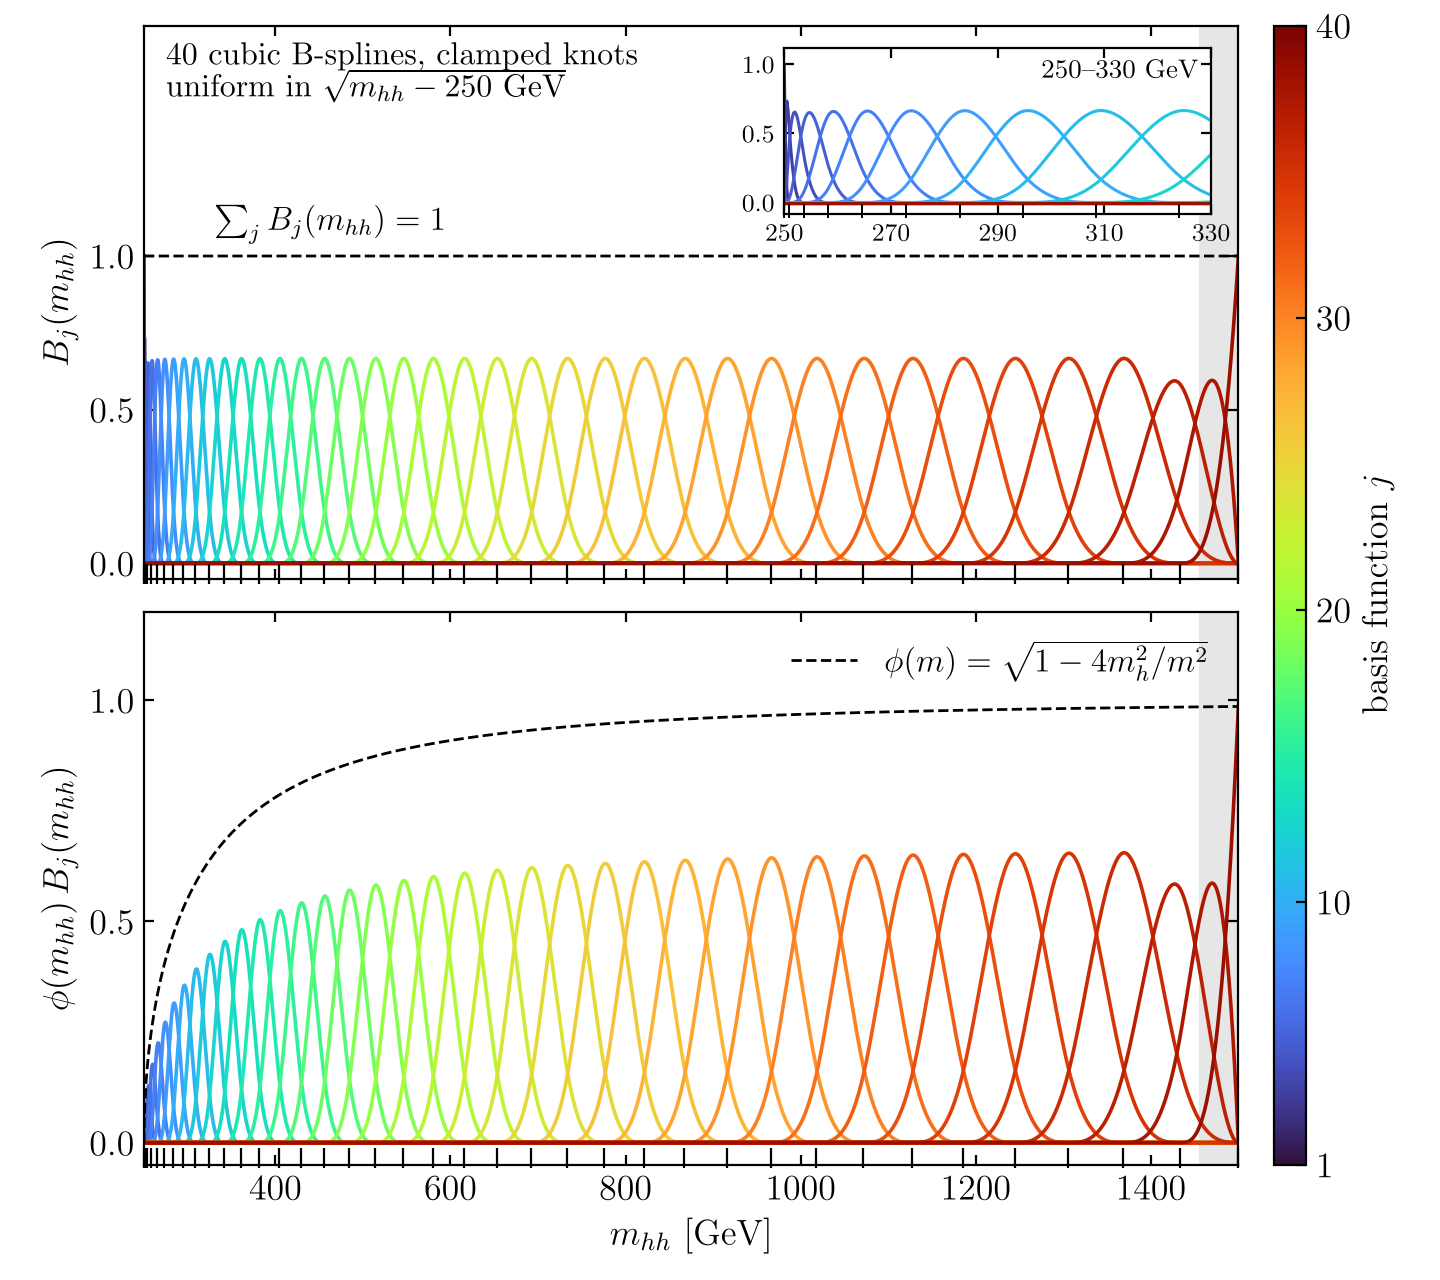

Write the Python code that produced this figure.
# Paper figure: the 40 cubic B-splines B_j(m) of the smooth model (top) and the
# basis functions phi(m) B_j(m) that the coefficients beta_ij multiply (bottom).
# Breakpoints are uniform in sqrt(m - 250 GeV); the knot vector is clamped
# (each end point repeated), so the B_j sum to 1 everywhere on [250, 1500] GeV.
import numpy as np, matplotlib.pyplot as plt
from matplotlib.colors import Normalize
from matplotlib.cm import ScalarMappable
import os, sys
sys.path.insert(0, os.path.join(os.path.dirname(os.path.abspath(__file__)), '..', '..'))   # repo root
try:
    from dihiggs.smooth import SplineBasis
except ImportError:            # standalone copy of smooth.py next to this script
    from smooth import SplineBasis

plt.rcParams.update({"text.usetex": True, "font.family": "serif", "font.size": 13,
                     'xtick.direction': 'in', 'ytick.direction': 'in',
                     'xtick.top': True, 'ytick.right': True})
basis = SplineBasis(n_basis=40, m_lo=250.0, m_hi=1500.0, threshold=True)
m = np.linspace(250.0, 1500.0, 5001)
m[-1] -= 1e-9                                   # stay inside the half-open last interval

# B_j(m) without the threshold factor, and phi(m) B_j(m) with it
from scipy.interpolate import BSpline
Bj = BSpline.design_matrix(m, basis.knots, basis.k).toarray()      # [M, 40]
phi = basis.phi(m)
J = Bj.shape[1]
cmap = plt.cm.turbo
norm = Normalize(vmin=1, vmax=J)
cols = cmap(np.linspace(0.04, 0.96, J))

fig, (a1, a2) = plt.subplots(2, 1, figsize=(7.2, 6.4), sharex=True,
                             gridspec_kw=dict(hspace=0.06, left=0.1, right=0.86, top=0.98, bottom=0.09))
for j in range(J):
    a1.plot(m, Bj[:, j], color=cols[j], lw=1.3)
    a2.plot(m, phi * Bj[:, j], color=cols[j], lw=1.3)
a1.plot(m, Bj.sum(1), 'k--', lw=1.0)
a1.text(330, 1.04, r'$\sum_j B_j(m_{hh}) = 1$', fontsize=12, va='bottom')
a2.plot(m, phi, 'k--', lw=1.0, label=r'$\phi(m) = \sqrt{1 - 4m_h^2/m^2}$')

# breakpoints (knots) as ticks along the bottom of each panel
for ax in (a1, a2):
    ax.plot(basis.breaks, np.full_like(basis.breaks, -0.035), '|', color='k', ms=7, mew=0.8,
            clip_on=False)
    ax.set_xlim(250, 1500)
    ax.axvspan(1455, 1500, color='0.9', lw=0, zorder=0)
a1.set_ylim(-0.05, 1.75); a2.set_ylim(-0.05, 1.2)
a1.set_yticks([0, 0.5, 1.0]); a2.set_yticks([0, 0.5, 1.0])
a1.set_ylabel(r'$B_j(m_{hh})$')
a2.legend(frameon=False, loc='upper right', fontsize=12)
a2.set_ylabel(r'$\phi(m_{hh})\,B_j(m_{hh})$')
a2.set_xlabel(r'$m_{hh}$ [GeV]')
a1.text(0.02, 0.97, r'40 cubic B-splines, clamped knots' + '\n' + r'uniform in $\sqrt{m_{hh}-250~\mathrm{GeV}}$',
        transform=a1.transAxes, ha='left', va='top', fontsize=11.5)

# inset: the crowded region just above threshold
ins = a1.inset_axes([0.585, 0.66, 0.39, 0.30])
z = m < 330
for j in range(J):
    ins.plot(m[z], Bj[z, j], color=cols[j], lw=1.1)
ins.plot(basis.breaks[basis.breaks < 330], np.full((basis.breaks < 330).sum(), -0.06), '|',
         color='k', ms=5, mew=0.7, clip_on=False)
ins.set_xlim(250, 330); ins.set_ylim(-0.08, 1.12)
ins.set_xticks([250, 270, 290, 310, 330]); ins.set_yticks([0, 0.5, 1])
ins.tick_params(labelsize=9, direction='in', top=True, right=True)
ins.text(0.97, 0.93, r'250--330 GeV', transform=ins.transAxes, ha='right', va='top', fontsize=9.5)

cax = fig.add_axes([0.885, 0.09, 0.022, 0.89])
cb = fig.colorbar(ScalarMappable(norm=norm, cmap=cmap), cax=cax)
cb.set_label(r'basis function $j$'); cb.set_ticks([1, 10, 20, 30, 40])
fig.savefig('fig_basis.pdf'); fig.savefig('fig_basis.png', dpi=200)
print('breakpoints', len(basis.breaks), 'first few', np.round(basis.breaks[:5], 1),
      'max |sum-1|', np.abs(Bj.sum(1) - 1).max())
